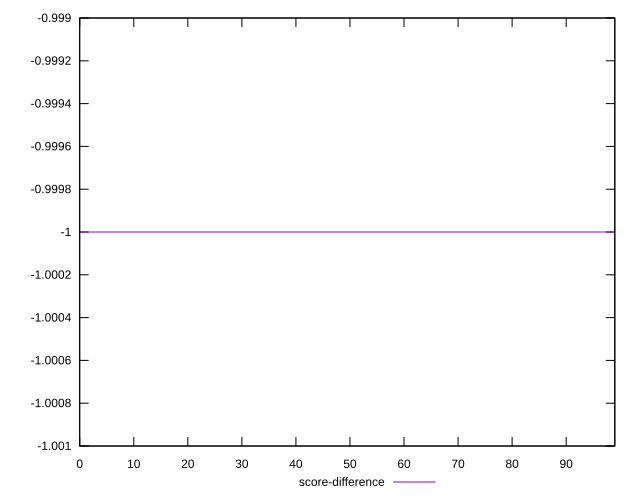

This figure's gnuplot source:
reset

$scoreDifference <<EOF
0 -1
1 -1
2 -1
3 -1
4 -1
5 -1
6 -1
7 -1
8 -1
9 -1
10 -1
11 -1
12 -1
13 -1
14 -1
15 -1
16 -1
17 -1
18 -1
19 -1
20 -1
21 -1
22 -1
23 -1
24 -1
25 -1
26 -1
27 -1
28 -1
29 -1
30 -1
31 -1
32 -1
33 -1
34 -1
35 -1
36 -1
37 -1
38 -1
39 -1
40 -1
41 -1
42 -1
43 -1
44 -1
45 -1
46 -1
47 -1
48 -1
49 -1
50 -1
51 -1
52 -1
53 -1
54 -1
55 -1
56 -1
57 -1
58 -1
59 -1
60 -1
61 -1
62 -1
63 -1
64 -1
65 -1
66 -1
67 -1
68 -1
69 -1
70 -1
71 -1
72 -1
73 -1
74 -1
75 -1
76 -1
77 -1
78 -1
79 -1
80 -1
81 -1
82 -1
83 -1
84 -1
85 -1
86 -1
87 -1
88 -1
89 -1
90 -1
91 -1
92 -1
93 -1
94 -1
95 -1
96 -1
97 -1
98 -1
99 -1
EOF

set key outside below
set xrange [0:99]
set yrange [-1.001:-0.999]
set trange [-1.001:-0.999]
set terminal svg size 640, 500 enhanced background rgb 'white'
set output "reports/report_00031_2021-02-24T23-18-18.084Z/total-byte-weight/samples/astro/score-difference/sorted.svg"

plot $scoreDifference title "score-difference" with line

reset
